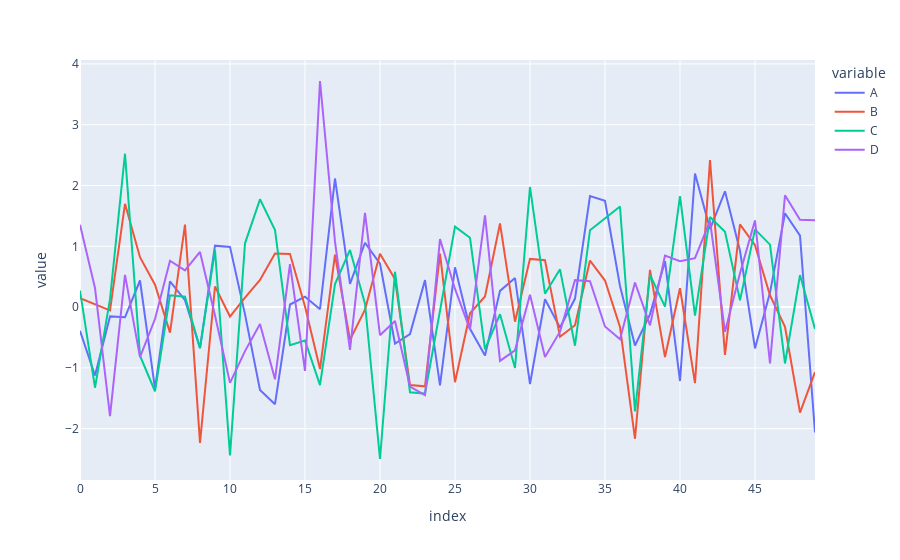

The code cell stored with this chart in its notebook:
### Code cell
arr_1 = np.random.randn(50, 4)
df_1 = pd.DataFrame(arr_1, columns=["A", "B", "C", "D"])
fig = px.line(df_1)
fig.show()

### Figure 1 — Plotly figure (JSON) as saved in the notebook; plotly's stock layout.template omitted (floating-point values rounded to 4 significant figures)
{"data": [{"hovertemplate": "variable=A<br>index=%{x}<br>value=%{y}<extra></extra>", "legendgroup": "A", "line": {"color": "#636efa", "dash": "solid"}, "marker": {"symbol": "circle"}, "mode": "lines", "name": "A", "orientation": "v", "showlegend": true, "type": "scatter", "x": [0, 1, 2, 3, 4, 5, 6, 7, 8, 9, 10, 11, 12, 13, 14, 15, 16, 17, 18, 19, 20, 21, 22, 23, 24, 25, 26, 27, 28, 29, 30, 31, 32, 33, 34, 35, 36, 37, 38, 39, 40, 41, 42, 43, 44, 45, 46, 47, 48, 49], "xaxis": "x", "y": [-0.3891, -1.126, -0.1529, -0.1672, 0.4376, -1.341, 0.4236, 0.114, -0.6759, 1.011, 0.9908, -0.1192, -1.362, -1.597, 0.04263, 0.1717, -0.03448, 2.116, 0.3827, 1.058, 0.713, -0.6004, -0.444, 0.4442, -1.288, 0.6551, -0.3567, -0.796, 0.2671, 0.4772, -1.266, 0.1289, -0.3353, 0.1403, 1.828, 1.749, 0.3474, -0.6322, -0.1185, 0.7548, -1.216, 2.198, 1.283, 1.905, 0.926, -0.6791, 0.2384, 1.544, 1.175, -2.063], "yaxis": "y"}, {"hovertemplate": "variable=B<br>index=%{x}<br>value=%{y}<extra></extra>", "legendgroup": "B", "line": {"color": "#EF553B", "dash": "solid"}, "marker": {"symbol": "circle"}, "mode": "lines", "name": "B", "orientation": "v", "showlegend": true, "type": "scatter", "x": [0, 1, 2, 3, 4, 5, 6, 7, 8, 9, 10, 11, 12, 13, 14, 15, 16, 17, 18, 19, 20, 21, 22, 23, 24, 25, 26, 27, 28, 29, 30, 31, 32, 33, 34, 35, 36, 37, 38, 39, 40, 41, 42, 43, 44, 45, 46, 47, 48, 49], "xaxis": "x", "y": [0.1473, 0.04919, -0.05329, 1.699, 0.8207, 0.3691, -0.42, 1.357, -2.232, 0.3392, -0.1555, 0.1579, 0.4471, 0.8818, 0.8728, 0.008556, -1.019, 0.8617, -0.5393, -0.04301, 0.8773, 0.4599, -1.283, -1.303, 0.8811, -1.235, -0.1016, 0.1738, 1.376, -0.2401, 0.7932, 0.7705, -0.4886, -0.2991, 0.7655, 0.4368, -0.3283, -2.166, 0.6115, -0.8221, 0.3097, -1.249, 2.419, -0.7871, 1.362, 1.018, 0.1943, -0.3258, -1.734, -1.071], "yaxis": "y"}, {"hovertemplate": "variable=C<br>index=%{x}<br>value=%{y}<extra></extra>", "legendgroup": "C", "line": {"color": "#00cc96", "dash": "solid"}, "marker": {"symbol": "circle"}, "mode": "lines", "name": "C", "orientation": "v", "showlegend": true, "type": "scatter", "x": [0, 1, 2, 3, 4, 5, 6, 7, 8, 9, 10, 11, 12, 13, 14, 15, 16, 17, 18, 19, 20, 21, 22, 23, 24, 25, 26, 27, 28, 29, 30, 31, 32, 33, 34, 35, 36, 37, 38, 39, 40, 41, 42, 43, 44, 45, 46, 47, 48, 49], "xaxis": "x", "y": [0.2721, -1.326, 0.1312, 2.523, -0.7987, -1.384, 0.1947, 0.1695, -0.6736, 0.9393, -2.442, 1.049, 1.773, 1.267, -0.6279, -0.5483, -1.284, 0.3791, 0.9401, 0.05577, -2.499, 0.5819, -1.4, -1.422, -0.05961, 1.324, 1.14, -0.6963, -0.1164, -1.0, 1.976, 0.2202, 0.6213, -0.6349, 1.265, 1.461, 1.654, -1.717, 0.5283, 0.008454, 1.827, -0.1399, 1.481, 1.239, 0.1102, 1.279, 1.028, -0.9275, 0.527, -0.3613], "yaxis": "y"}, {"hovertemplate": "variable=D<br>index=%{x}<br>value=%{y}<extra></extra>", "legendgroup": "D", "line": {"color": "#ab63fa", "dash": "solid"}, "marker": {"symbol": "circle"}, "mode": "lines", "name": "D", "orientation": "v", "showlegend": true, "type": "scatter", "x": [0, 1, 2, 3, 4, 5, 6, 7, 8, 9, 10, 11, 12, 13, 14, 15, 16, 17, 18, 19, 20, 21, 22, 23, 24, 25, 26, 27, 28, 29, 30, 31, 32, 33, 34, 35, 36, 37, 38, 39, 40, 41, 42, 43, 44, 45, 46, 47, 48, 49], "xaxis": "x", "y": [1.355, 0.3148, -1.793, 0.531, -0.8236, -0.1962, 0.763, 0.6028, 0.907, -0.1388, -1.246, -0.7241, -0.2797, -1.187, 0.706, -1.05, 3.719, 1.072, -0.7019, 1.552, -0.4623, -0.2289, -1.307, -1.447, 1.119, 0.2986, -0.3694, 1.508, -0.8841, -0.7107, 0.2016, -0.819, -0.404, 0.4435, 0.4256, -0.3194, -0.5274, 0.4055, -0.3006, 0.8494, 0.7556, 0.8053, 1.419, -0.4044, 0.556, 1.426, -0.9261, 1.84, 1.436, 1.43], "yaxis": "y"}], "layout": {"legend": {"title": {"text": "variable"}, "tracegroupgap": 0}, "margin": {"t": 60}, "xaxis": {"anchor": "y", "domain": [0, 1], "title": {"text": "index"}}, "yaxis": {"anchor": "x", "domain": [0, 1], "title": {"text": "value"}}}}
